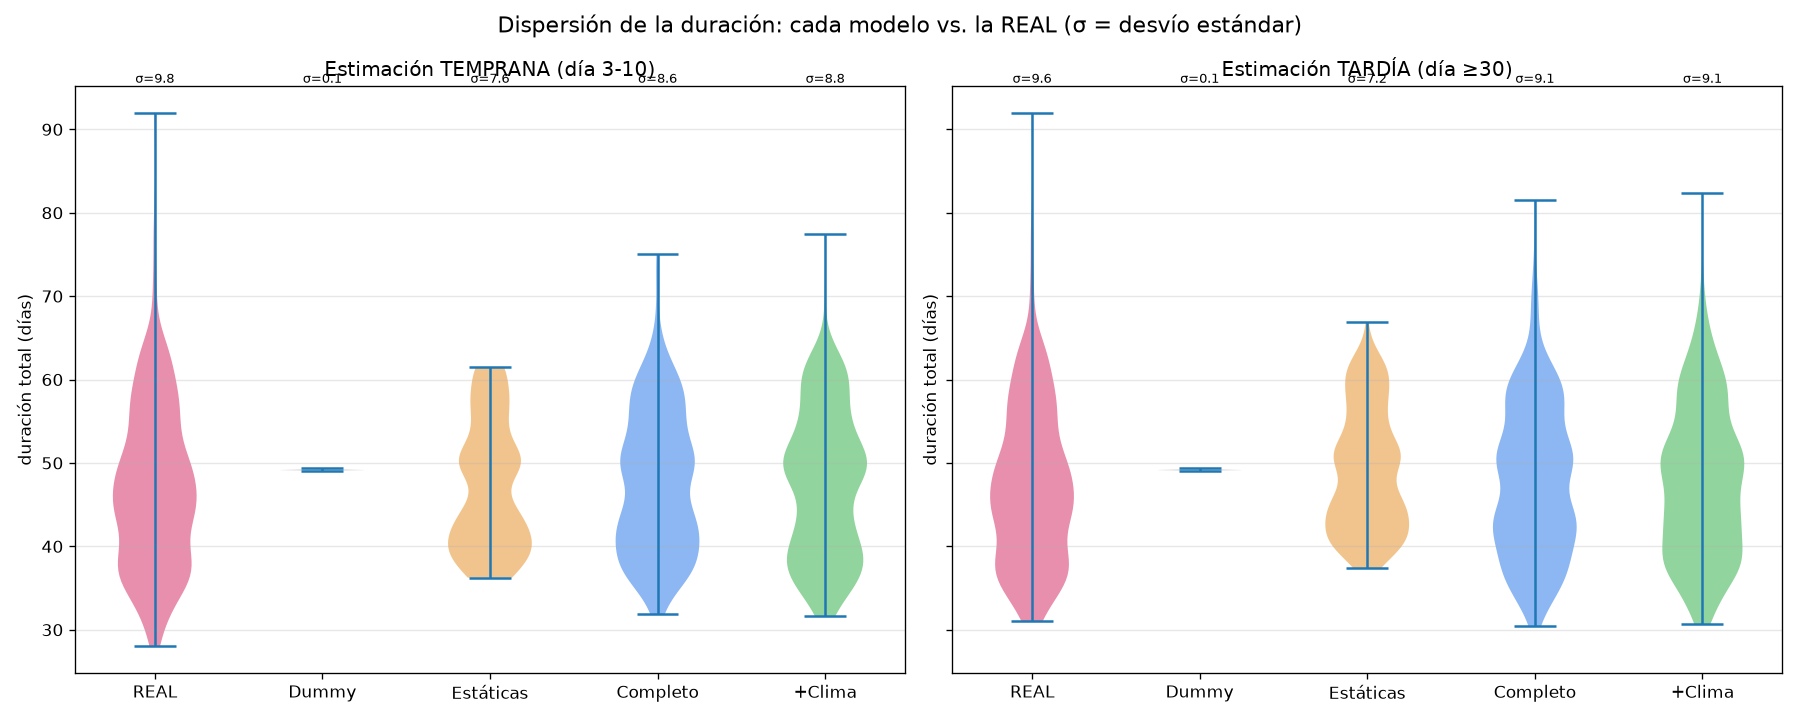

Generate this figure with Python:
"""Dispersión de la duración predicha por cada modelo vs. la dispersión REAL.

Muestra la 'reversión a la media': los modelos comprimen el rango de duraciones.
Compara 4 modelos (dummy, estáticas, completo, +clima) contra la duración real,
en etapa temprana (día 3-10) y tardía (día 30+), con predicciones out-of-fold.
"""
import warnings
import numpy as np
import pandas as pd
warnings.filterwarnings("ignore", category=RuntimeWarning)
from sklearn.ensemble import HistGradientBoostingRegressor
from sklearn.model_selection import GroupKFold
import matplotlib
matplotlib.use("Agg")
import matplotlib.pyplot as plt

RNG = 42; MIN_DIA = 3
DS = "../dataset/dataset_albahaca_1.csv"; ENR = "../dataset_enrichment"
EVENTOS = ["TRASPASO_TANQUE","AGREGADO_SALES","CAMBIO_TANQUE","CAMBIO_80_TANQUE","BOVEL","ESTEN_80","G_A_F1"]

df = pd.read_csv(DS, parse_dates=["FECHA"])
df["PPM"] = np.where(df["UNIDAD"].eq("mS/cm"), df["PPM"]*500, df["PPM"])
df.loc[(df["PH"]<0)|(df["PH"]>14),"PH"]=np.nan
df = df.sort_values(["ID_COSECHA","ID_TANDA","DIA_DESDE_INICIO"]).reset_index(drop=True)

def info(sub):
    fin=sub[sub["COSECHA_FIN"]==1]
    return pd.Series({"duracion":fin["DIA_DESDE_INICIO"].min() if len(fin) else np.nan,
                      "cultivo":sub["CULTIVO"].iloc[0],"fraccion":str(sub["FRACCION"].iloc[0]),
                      "mes_inicio":sub["FECHA"].min().month})
comp = df.groupby(["ID_COSECHA","ID_TANDA"]).apply(info, include_groups=False)
comp = comp[comp["duracion"].notna()]
cult_cod={c:i for i,c in enumerate(sorted(df["CULTIVO"].dropna().unique()))}
frac_cod={f:i for i,f in enumerate(sorted(df["FRACCION"].astype(str).unique()))}

# enrichment clima
era5=pd.read_csv(f"{ENR}/era5_real/clima_era5_diario.csv",parse_dates=["FECHA"]).set_index("FECHA")
clim=pd.read_csv(f"{ENR}/climatologia/climatologia_doy.csv").set_index("doy")
pron=pd.read_csv(f"{ENR}/pronostico_lead/pronostico_lead_por_emision.csv",parse_dates=["FECHA"]).set_index("FECHA")
rango=pd.date_range(df["FECHA"].min()-pd.Timedelta(days=70),df["FECHA"].max()+pd.Timedelta(days=90),freq="D")
exp_dli=pd.Series(clim["dli_mol_m2"].reindex(rango.dayofyear).values,index=rango).cumsum()
cd_dli=pd.Series(clim["dli_mol_m2"].reindex(rango.dayofyear).values,index=rango)
e_temp,e_dli,e_gdd=era5["temperature_2m_mean"],era5["dli_mol_m2"],era5["gdd_base10"]

def slope(y):
    y=np.asarray(y,float);m=~np.isnan(y)
    return np.nan if m.sum()<2 else np.polyfit(np.arange(len(y))[m],y[m],1)[0]
def dd(ev,dias,i):
    oc=np.where(np.nan_to_num(ev[:i+1])==1)[0]
    return np.nan if len(oc)==0 else float(dias[i]-dias[oc[-1]])
def futm(cs,F,n):
    try: return (cs.loc[F+pd.Timedelta(days=n)]-cs.loc[F])/n
    except KeyError: return np.nan

rows=[]
for (cos,tanda),g in df.groupby(["ID_COSECHA","ID_TANDA"]):
    if (cos,tanda) not in comp.index: continue
    D=comp.loc[(cos,tanda),"duracion"];mes=comp.loc[(cos,tanda),"mes_inicio"]
    cult=comp.loc[(cos,tanda),"cultivo"];frac=comp.loc[(cos,tanda),"fraccion"]
    g=g.sort_values("DIA_DESDE_INICIO")
    ph,ppm=g["PH"].to_numpy(float),g["PPM"].to_numpy(float)
    dias=g["DIA_DESDE_INICIO"].to_numpy();tanque=g["ID_TANQUE"].to_numpy()
    fechas=pd.DatetimeIndex(g["FECHA"].to_numpy());F0=fechas[0]
    ev={e:g[e].to_numpy() for e in EVENTOS}
    ct=e_temp.reindex(fechas).to_numpy();cdli=e_dli.reindex(fechas).to_numpy();cgdd=e_gdd.reindex(fechas).to_numpy()
    kdli=cd_dli.reindex(fechas).to_numpy()
    prev=pd.date_range(F0-pd.Timedelta(days=60),F0-pd.Timedelta(days=1),freq="D")
    p60dli=e_dli.reindex(prev).mean()
    for i,d in enumerate(dias):
        if d<MIN_DIA or d>=D: continue
        hph,hppm=ph[:i+1],ppm[:i+1];w=slice(max(0,i-6),i+1);F=fechas[i]
        rows.append({"ID_COSECHA":cos,"key":f"{cos}·t{tanda}","D":D,"dia_actual":d,
            "mes_inicio":mes,"mes_sin":np.sin(2*np.pi*mes/12),"mes_cos":np.cos(2*np.pi*mes/12),
            "cultivo_cod":cult_cod.get(cult,-1),"fraccion_cod":frac_cod.get(str(frac),-1),
            "ph_last":hph[-1],"ph_mean":np.nanmean(hph),"ph_std":np.nanstd(hph),"ph_min":np.nanmin(hph),
            "ph_max":np.nanmax(hph),"ph_slope":slope(hph),"ph_mean7":np.nanmean(ph[w]),
            "ppm_last":hppm[-1],"ppm_mean":np.nanmean(hppm),"ppm_std":np.nanstd(hppm),"ppm_min":np.nanmin(hppm),
            "ppm_max":np.nanmax(hppm),"ppm_slope":slope(hppm),"ppm_mean7":np.nanmean(ppm[w]),
            "tiene_tanque":int(not np.isnan(tanque[i])),"dias_en_tanque":int(np.sum(~np.isnan(tanque[:i+1]))),
            **{f"n_{e}":int(np.nansum(ev[e][:i+1])) for e in EVENTOS},
            **{f"dias_desde_{e}":dd(ev[e],dias,i) for e in EVENTOS},
            "cl_dli_mean_ciclo":np.nanmean(cdli[:i+1]),"cl_temp_mean_ciclo":np.nanmean(ct[:i+1]),
            "cl_gdd_acum_ciclo":np.nansum(cgdd[:i+1]),"cl_prev60_dli":p60dli,
            "cl_anom_dli_ciclo":np.nanmean(cdli[:i+1])-np.nanmean(kdli[:i+1]),
            "cl_fut14_dli_clim":futm(exp_dli,F,14),"cl_fc_dli_next7":pron["dli__next7"].get(F,np.nan)})
L=pd.DataFrame(rows)
y=L["D"].to_numpy(float);groups=L["ID_COSECHA"].to_numpy()

ESTAT=["mes_inicio","mes_sin","mes_cos","cultivo_cod","fraccion_cod","dia_actual"]
TRAJ=[c for c in L.columns if c not in ESTAT+["ID_COSECHA","key","D"] and not c.startswith("cl_")]
CLIMA=[c for c in L.columns if c.startswith("cl_")]
SETS={"Estáticas":ESTAT,"Completo":ESTAT+TRAJ,"+Clima":ESTAT+TRAJ+CLIMA}

def nuevo(): return HistGradientBoostingRegressor(max_depth=4,max_iter=300,learning_rate=0.05,
    min_samples_leaf=40,l2_regularization=1.0,random_state=RNG)
gkf=GroupKFold(5)
oof={"Dummy":np.zeros(len(L))}
for k in SETS: oof[k]=np.zeros(len(L))
for tr,te in gkf.split(L,y,groups):
    oof["Dummy"][te]=y[tr].mean()
    for k,feats in SETS.items():
        oof[k][te]=nuevo().fit(L.iloc[tr][feats],y[tr]).predict(L.iloc[te][feats])
for k in oof: L[f"p_{k}"]=oof[k]

MODELOS=["Dummy","Estáticas","Completo","+Clima"]
COLORS=["#999999","#e8952f","#2f7de8","#37b24d"]

def panel(ax, mask, titulo):
    # duración real por tanda (una vez) + predicción media por tanda en la ventana
    real=L.loc[mask].groupby("key")["D"].first().values
    data=[real]+[L.loc[mask].groupby("key")[f"p_{m}"].mean().values for m in MODELOS]
    labels=["REAL"]+MODELOS
    parts=ax.violinplot(data,showmeans=False,showextrema=True)
    for j,pc in enumerate(parts['bodies']):
        pc.set_facecolor((["#d6336c"]+COLORS)[j]); pc.set_alpha(0.55)
    ax.set_xticks(range(1,len(labels)+1)); ax.set_xticklabels(labels)
    ax.set_ylabel("duración total (días)"); ax.set_title(titulo); ax.grid(alpha=0.3,axis="y")
    for j,dvals in enumerate(data):
        ax.text(j+1, ax.get_ylim()[1], f"σ={np.nanstd(dvals):.1f}", ha="center", va="bottom", fontsize=8)

fig,axes=plt.subplots(1,2,figsize=(15,6),sharey=True)
panel(axes[0], (L["dia_actual"]<=10).values, "Estimación TEMPRANA (día 3-10)")
panel(axes[1], (L["dia_actual"]>=30).values, "Estimación TARDÍA (día ≥30)")
fig.suptitle("Dispersión de la duración: cada modelo vs. la REAL (σ = desvío estándar)",fontsize=13)
fig.tight_layout(); fig.savefig("comparar_dispersion.png",dpi=120)

print("=== Desvío estándar de la duración (días) ===")
for etq,mask in [("temprana (3-10)",(L["dia_actual"]<=10).values),("tardía (>=30)",(L["dia_actual"]>=30).values)]:
    real=L.loc[mask].groupby("key")["D"].first()
    print(f"\n  {etq}:  REAL σ={real.std():.2f}")
    for m in MODELOS:
        s=L.loc[mask].groupby("key")[f"p_{m}"].mean().std()
        print(f"      {m:10s} σ={s:.2f}  ({100*s/real.std():.0f}% de la real)")
print("\nGráfico: comparar_dispersion.png")
